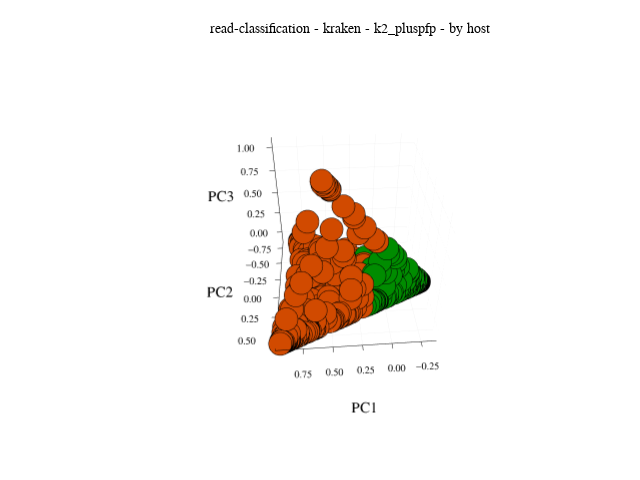

Notebook source saved alongside this figure:
### Code cell
fit_pca = MultivariateStats.fit(MultivariateStats.PCA, normalized_values')
transformed_observations = MultivariateStats.transform(fit_pca, normalized_values')

top_level_groups = unique(clustering_assignments)
# Colors.RGB(0,0,0), Colors.RGB(0.78, 0.129, 0.867)
colorscheme = Colors.distinguishable_colors(length(top_level_groups), [Colors.RGB(1,1,1), Colors.RGB(0,0,0), Colors.RGB(0.78, 0.129, 0.867)], dropseed=true)
xs = [Float64[] for group in top_level_groups]
ys = [Float64[] for group in top_level_groups]
zs = [Float64[] for group in top_level_groups]

raw_xs = transformed_observations[1, :]
if size(transformed_observations, 1) >= 2
    raw_ys = transformed_observations[2, :]
else
    raw_ys = zeros(length(raw_xs))
end

if size(transformed_observations, 1) >= 3
    raw_zs = transformed_observations[3, :]
else
    raw_zs = zeros(length(raw_xs))
end

for (i, (x, y, z)) in enumerate(zip(raw_xs, raw_ys, raw_zs))
    # @show sample, x, y
    # sample_groups = findall(x -> occursin(x, sample), top_level_groups)
    # @assert length(sample_groups) == 1
    # sample_group = first(sample_groups)
    
    push!(xs[clustering_assignments[i]], x)
    push!(ys[clustering_assignments[i]], y)
    push!(zs[clustering_assignments[i]], z)
end

plot = 
StatsPlots.scatter(
    xs,
    ys,
    zs,
    xlabel = "PC1",
    ylabel = "PC2",
    zlabel = "PC3",
    # labels = hcat(top_level_groups...),
    title = "read-classification - kraken - $(kraken_db) - by host",
    titlefontsize = 10,
    # legend = :outertopright,
    legend = false,
    size = (640, 480),
    margins = 20StatsPlots.px,
    seriescolor = hcat(colorscheme...)
)

display(plot)
# for extension in [".png"]
#     file = joinpath(results_dir, "taxonomic-breakdowns.kraken.$(kraken_db).$(taxon_index).$(taxon_level).pca") * extension
#     StatsPlots.savefig(plot, file)
# end

### Figure 1 — Plotly figure (JSON) as saved in the notebook; plotly's stock layout.template omitted (floating-point values rounded to 4 significant figures; data arrays with more than 128 entries replaced by an {"elided": "..."} marker saying what was removed)
{"data": [{"colorbar": {"len": 0.8328, "title": {"text": ""}, "x": 0.9688, "y": 0.513}, "legendgroup": "y1", "marker": {"color": "rgba(209, 74, 0, 1.000)", "line": {"color": "rgba(0, 0, 0, 1)", "width": 1}, "size": 8, "symbol": "circle"}, "mode": "markers", "name": "y1", "scene": "scene", "showlegend": true, "type": "scatter3d", "x": {"elided": "337 float values"}, "xaxis": "x", "y": {"elided": "337 float values"}, "yaxis": "y", "z": {"elided": "337 float values"}, "zaxis": "z"}, {"colorbar": {"len": 0.8328, "title": {"text": ""}, "x": 0.9688, "y": 0.513}, "legendgroup": "y2", "marker": {"color": "rgba(0, 140, 0, 1.000)", "line": {"color": "rgba(0, 0, 0, 1)", "width": 1}, "size": 8, "symbol": "circle"}, "mode": "markers", "name": "y2", "scene": "scene", "showlegend": true, "type": "scatter3d", "x": {"elided": "750 float values"}, "xaxis": "x", "y": {"elided": "750 float values"}, "yaxis": "y", "z": {"elided": "750 float values"}, "zaxis": "z"}], "layout": {"annotations": [{"font": {"color": "rgba(0, 0, 0, 1)", "family": "sans-serif", "size": 14}, "rotation": 0, "showarrow": false, "text": "read-classification - kraken - k2_pluspfp - by host", "x": 0.5467, "xanchor": "center", "xref": "paper", "y": 1, "yanchor": "top", "yref": "paper"}], "height": 480, "margin": {"b": 20, "l": 0, "r": 0, "t": 20}, "paper_bgcolor": "rgba(255, 255, 255, 1.000)", "plot_bgcolor": "rgba(255, 255, 255, 1.000)", "scene": {"aspectmode": "auto", "aspectratio": {"x": 1.004, "y": 1.096, "z": 0.9085}, "camera": {"center": {"x": 0, "y": 0, "z": 0}, "eye": {"x": 0.1801, "y": 2.325, "z": 1.742}, "projection": {"type": "perspective"}, "up": {"x": 0, "y": 0, "z": 1}}, "domain": {"x": [0.1246, 0.9688], "y": [0.09664, 0.9294]}, "xaxis": {"gridcolor": "rgba(0, 0, 0, 0.1)", "gridwidth": 0.5, "linecolor": "rgba(0, 0, 0, 1)", "mirror": false, "range": [-0.3832, 0.9823], "showgrid": true, "showline": true, "showticklabels": true, "tickangle": 0, "tickcolor": "rgb(0, 0, 0)", "tickfont": {"color": "rgba(0, 0, 0, 1)", "family": "sans-serif", "size": 11}, "tickmode": "array", "ticks": "inside", "ticktext": ["−0.25", "0.00", "0.25", "0.50", "0.75"], "tickvals": [-0.25, 0, 0.25, 0.5, 0.75], "title": {"font": {"color": "rgba(0, 0, 0, 1)", "family": "sans-serif", "size": 15}, "text": "PC1"}, "type": "linear", "visible": true, "zeroline": false, "zerolinecolor": "rgba(0, 0, 0, 1)"}, "yaxis": {"gridcolor": "rgba(0, 0, 0, 0.1)", "gridwidth": 0.5, "linecolor": "rgba(0, 0, 0, 1)", "mirror": false, "range": [-0.865, 0.6247], "showgrid": true, "showline": true, "showticklabels": true, "tickangle": 0, "tickcolor": "rgb(0, 0, 0)", "tickfont": {"color": "rgba(0, 0, 0, 1)", "family": "sans-serif", "size": 11}, "tickmode": "array", "ticks": "inside", "ticktext": ["−0.75", "−0.50", "−0.25", "0.00", "0.25", "0.50"], "tickvals": [-0.75, -0.5, -0.25, 0, 0.25, 0.5], "title": {"font": {"color": "rgba(0, 0, 0, 1)", "family": "sans-serif", "size": 15}, "text": "PC2"}, "type": "linear", "visible": true, "zeroline": false, "zerolinecolor": "rgba(0, 0, 0, 1)"}, "zaxis": {"gridcolor": "rgba(0, 0, 0, 0.1)", "gridwidth": 0.5, "linecolor": "rgba(0, 0, 0, 1)", "mirror": false, "range": [-0.1334, 1.102], "showgrid": true, "showline": true, "showticklabels": true, "tickangle": 0, "tickcolor": "rgb(0, 0, 0)", "tickfont": {"color": "rgba(0, 0, 0, 1)", "family": "sans-serif", "size": 11}, "tickmode": "array", "ticks": "inside", "ticktext": ["0.00", "0.25", "0.50", "0.75", "1.00"], "tickvals": [0, 0.25, 0.5, 0.75, 1], "title": {"font": {"color": "rgba(0, 0, 0, 1)", "family": "sans-serif", "size": 15}, "text": "PC3"}, "type": "linear", "visible": true, "zeroline": false, "zerolinecolor": "rgba(0, 0, 0, 1)"}}, "showlegend": false, "width": 640}}
